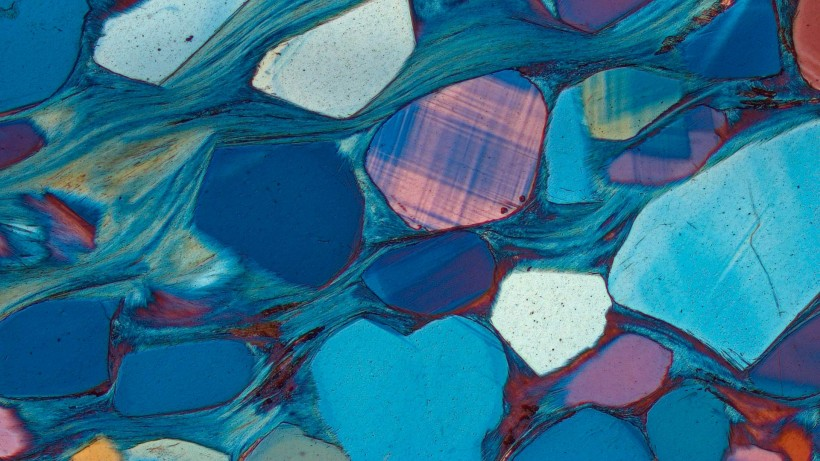
#> input picture python/duomeiti/sy2/yuantu.jpg, 820 x 461 px
$ python test1.py   (older library calls are emulated)
#> lines starting #> are read from the running program, lines starting #| are printed output that depends on the picture; after the words box and inside, x2 and y2 are one past the last pixel; in counts of white or black regions, pixels touching at a corner belong together

import numpy as np
import matplotlib.pyplot as plt
import matplotlib.image as mpimg
from skimage import exposure,data
from PIL import Image
import scipy
import cv2 as cv
#灰度处理----------------------------------------------------------------------
def rgb2gray(rgb):
    return np.dot(rgb[..., :3], [0.299, 0.587, 0.114])


img = mpimg.imread('yuantu.jpg')
#> img is the input picture: shape (461, 820, 3); mean R, G, B 48.4, 111.1, 140.4
gray = rgb2gray(img)
#> in rgb2gray, `return np.dot(rgb[..., :3], [0.299, 0.587, 0.114])`:
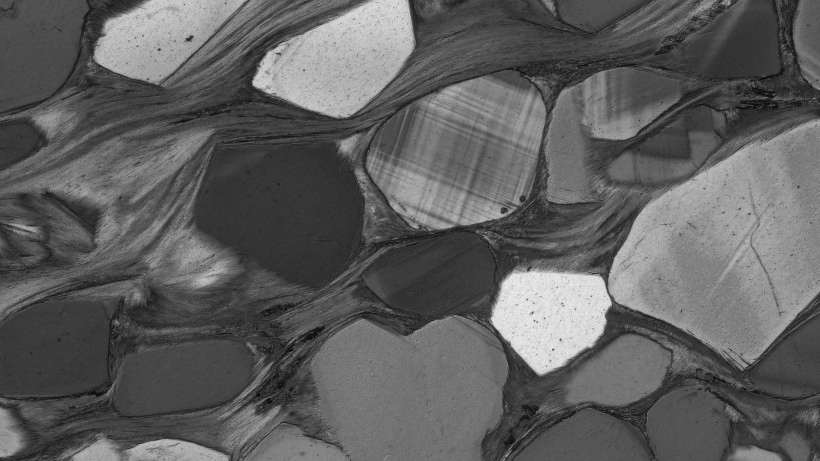
#> returned value: shape (461, 820) float64; min 7.88, max 243.1, mean 95.7
scipy.misc.imsave('huidu1.jpg', gray)
#显示灰度图----------------------------------------------------------------------
#plt.imshow(gray, cmap=plt.get_cmap('gray'))
#plt.show()
#显示原图图----------------------------------------------------------------------
#plt.imshow(img,cmap=plt.get_cmap('gray'))
#plt.show()


# #二值化处理----------------------------------------------------------------------
img = Image.open('yuantu.jpg')

Img = img.convert('L')

# 自定义灰度界限，大于这个值为黑色，小于这个值为白色
threshold = 110

table = []
for i in range(256):
    if i < threshold:
        table.append(0)
    else:
        table.append(1)

#灰度处理----------------------------------------------------------------------
photo = Img.point(table, '1')
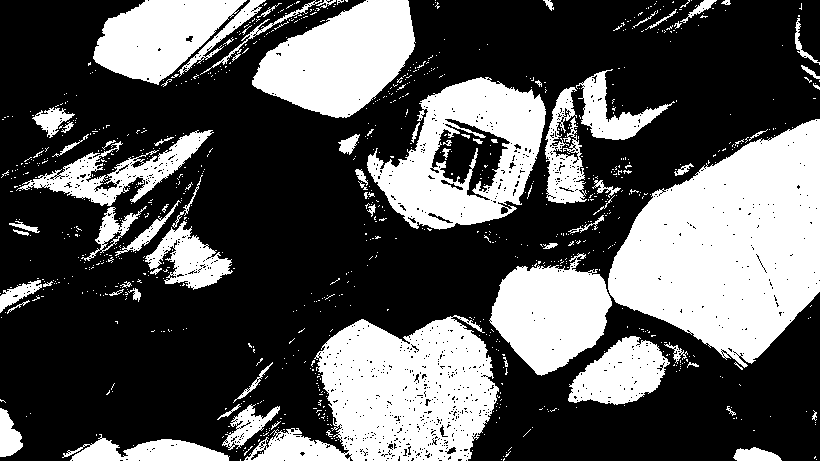
#> photo: PIL image 820x461 1; 34.2% white; 944 white regions (872 under 20 px), largest, box (x1, y1, x2, y2) and area: (608, 119, 820, 368) 33549, (244, 315, 499, 461) 21682, (367, 77, 546, 230) 14098
#plt.imshow(photo,cmap=plt.get_cmap('gray'))
#plt.show()
photo.save("erzhitu.jpg")

#直方图计算----------------------------------------------------------------------
image =data.camera()*1.0
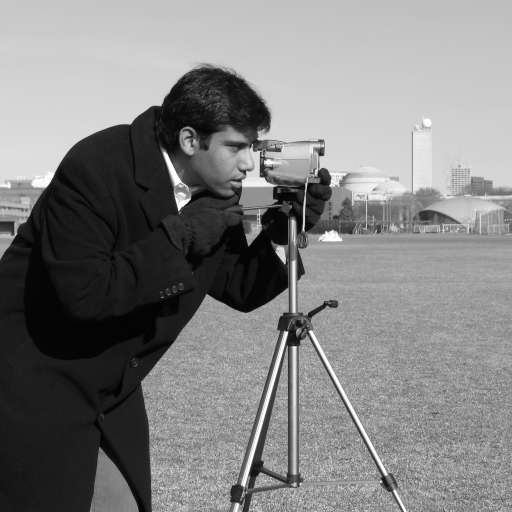
#> input picture skimage.data.camera(), 512 x 512 px
hist1=np.histogram(image, bins=2)   #用numpy包计算直方图
#> hist1 = ([93585, 168559], [0, 127.5, 255])
hist2=exposure.histogram(image, nbins=2)  #用skimage计算直方图
#> hist2 = ([93585, 168559], [63.75, 191.2])
print(hist1)
#| (array([ 93585, 168559]), array([  0. , 127.5, 255. ]))
print(hist2)
#| (array([ 93585, 168559]), array([ 63.75, 191.25]))
#绘制直方图----------------------------------------------------------------------
img2 = np.array(Image.open('huidu1.jpg'))
plt.figure('zhilangtu')
arr = img2.flatten()
n, bins, patches = plt.hist(arr, bins=256, normed=1, facecolor='green', alpha=0.75)
#> n = 256 values, max 0.017 at index 50, min 0 at index 253, mean 0.00392; bins = 257 values from 0 to 255; patches = 256 items
plt.show()
#> figure, not shown here; tallest bar 0.017 high, from x = 49.8 to 50.8

from PIL import Image
from PIL import ImageEnhance

img = Image.open('huidu1.jpg')
img.show()

# 对比度增强
enh_con = ImageEnhance.Contrast(img)
contrast = 3
img_contrasted = enh_con.enhance(contrast)
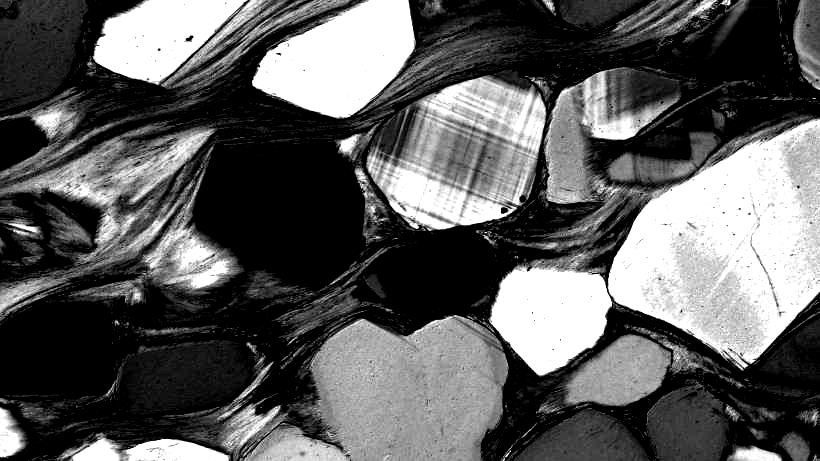
#> img_contrasted: PIL image 820x461 L; min 0, max 255, mean 93.1
img_contrasted.show()
img_contrasted.save("zhengqing1.jpg")

#绘制直方图----------------------------------------------------------------------
img2 = np.array(Image.open('zhengqing1.jpg'))
plt.figure('zhilangtu')
arr = img2.flatten()
n, bins, patches = plt.hist(arr, bins=256, normed=1, facecolor='green', alpha=0.75)
#> n = 256 values, max 0.237 at index 0, min 0.00102 at index 230, mean 0.00392
plt.show()
#> figure, not shown here; tallest bar 0.237 high, from x = 0 to 0.996


def zhifangtu(image):
    a = [0]*256       #创建储存像素数的一维数组
    w = image.size[0]#得到图像宽高
    h = image.size[1]
    #将图像转为矩阵
    data = image.getdata()
    data = np.matrix(data)
    data = np.reshape(data,(w,h))
    #计算灰度像素数
    for i in range(w):
        for j in range(h):
            gray = data[i, j]
            a[gray] += 1
    #以灰度为x轴像素数为y轴画直方图
    y = a
    x = [i for i in range(256)]
    plt.figure()
    plt.title("zhifangtu")
    plt.xlabel("Bins")
    plt.ylabel("Pixels")
    plt.plot(x,y)
    plt.xlim([0,256])
    return a


def junhenghua(a, image):  # 入口参数：灰度像素数和图片
    b = [0] * 256  # 储存个灰度像素占比数据
    c = [0] * 256  # 储存累计分布数据
    w = image.size[0]  # 得到图像宽高
    h = image.size[1]
    data = image.getdata()
    data = np.matrix(data)
    data = np.reshape(data, (w, h))
    mn = w * h * 1.0
    img = np.zeros([w, h], np.uint8)  # 创建空数组储存均衡化后数据

    # 计算灰度分布密度
    for i in range(len(a)):
        b[i] = a[i] / mn
    # 计算累计直方图数据
    for i in range(len(c)):
        if i == 1:
            c[i] = b[i]
        else:
            c[i] = c[i - 1] + b[i]
            a[i] = int(255 * c[i])
    # 对各灰度值进行均衡化映射
    for i in range(w):
        for j in range(h):
            img[i, j] = a[data[i, j]]
    for i in range(w):
        for j in range(h):
            gray = img[i, j]
            a[gray] += 1
        # 以灰度为x轴像素数为y轴画直方图
    y = a
    x = [i for i in range(256)]
    plt.figure()
    plt.title("junhenghua")
    plt.xlabel("Bins")
    plt.ylabel("Pixels")
    plt.plot(x, y)
    plt.xlim([0, 256])


im = Image.open('huidu1.jpg')
Lim = im.convert('L')
a = zhifangtu(Lim)  # 画原始图像直方图并得到灰度像素数
#> in zhifangtu, `data = np.reshape(data,(w,h))`:
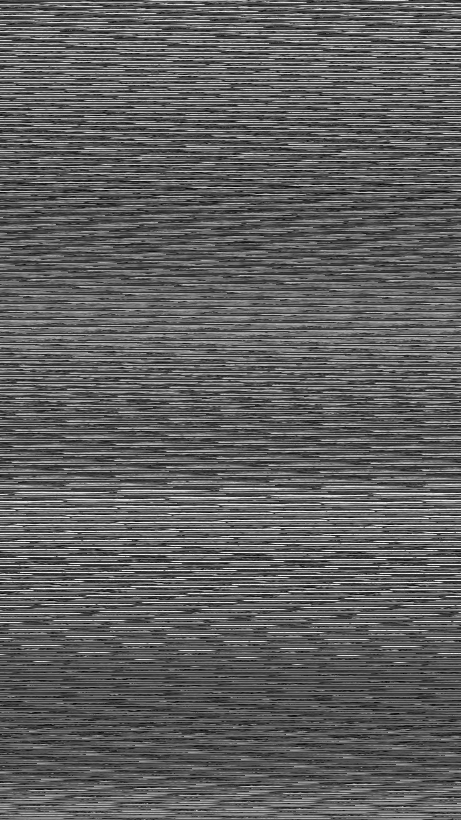
#> data: shape (820, 461) int64; min 0, max 255, mean 95.2
#> after the loop in zhifangtu, `for i in range(w):`: a = 256 values, max 6418 at index 50, min 0 at index 253, mean 1476.6
#> in zhifangtu, `y = a`: y has the same summary as a
b = junhenghua(a, Lim)
#> after the loop in junhenghua, `for i in range(len(a)):`: b = 256 values, max 0.017 at index 50, min 0 at index 253, mean 0.00391
#> after the loop in junhenghua, `for i in range(len(c)):`: a = 256 values, max 254 at index 236, min 0 at index 0, mean 159.7; c = 256 values, max 1 at index 255, min 7.94e-06 at index 1, mean 0.628
#> after the loop in junhenghua, `for i in range(w):`:
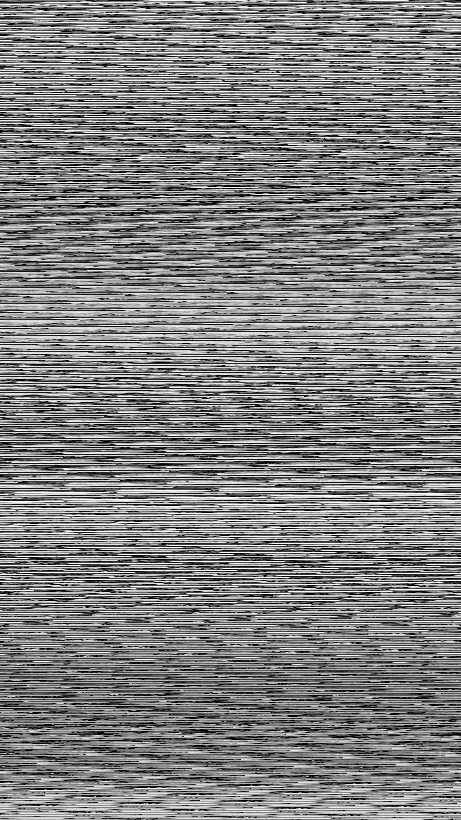
#> img: shape (820, 461); min 0, max 254, mean 128
#> after the loop in junhenghua, `for i in range(w):`: a = 256 values, max 6424 at index 36, min 0 at index 11, mean 1636.3
#> in junhenghua, `y = a`: y has the same summary as a
plt.show()
#> figure, not shown here; curve peaks at x = 50, y = 6418
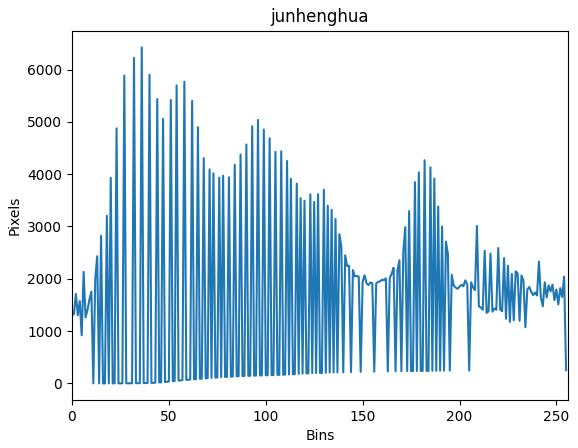
#> figure drawn by matplotlib, 1 panel; curve peaks at x = 36, y = 6424
